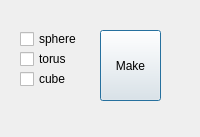
<ui version="4.0" >
 <class>Dialog</class>
 <widget class="QDialog" name="Dialog" >
  <property name="geometry" >
   <rect>
    <x>0</x>
    <y>0</y>
    <width>200</width>
    <height>137</height>
   </rect>
  </property>
  <property name="windowTitle" >
   <string>Dialog</string>
  </property>
  <widget class="QPushButton" name="clickMake" >
   <property name="geometry" >
    <rect>
     <x>100</x>
     <y>30</y>
     <width>61</width>
     <height>71</height>
    </rect>
   </property>
   <property name="toolTip" >
    <string>&lt;html>&lt;head>&lt;meta name="qrichtext" content="1" />&lt;style type="text/css">
p, li { white-space: pre-wrap; }
&lt;/style>&lt;/head>&lt;body style=" font-family:'MS Shell Dlg 2'; font-size:8.25pt; font-weight:400; font-style:normal; text-decoration:none;">
&lt;p style=" margin-top:0px; margin-bottom:0px; margin-left:0px; margin-right:0px; -qt-block-indent:0; text-indent:0px;">Choose your objects and push the Make button.&lt;/p>&lt;/body>&lt;/html></string>
   </property>
   <property name="text" >
    <string>Make</string>
   </property>
  </widget>
  <widget class="QCheckBox" name="checkSphere" >
   <property name="geometry" >
    <rect>
     <x>20</x>
     <y>30</y>
     <width>71</width>
     <height>18</height>
    </rect>
   </property>
   <property name="toolTip" >
    <string>&lt;html>&lt;head>&lt;meta name="qrichtext" content="1" />&lt;style type="text/css">
p, li { white-space: pre-wrap; }
&lt;/style>&lt;/head>&lt;body style=" font-family:'MS Shell Dlg 2'; font-size:8.25pt; font-weight:400; font-style:normal; text-decoration:none;">
&lt;p style=" margin-top:0px; margin-bottom:0px; margin-left:0px; margin-right:0px; -qt-block-indent:0; text-indent:0px;">Check to choose Sphere to Make.&lt;/p>
&lt;p style="-qt-paragraph-type:empty; margin-top:0px; margin-bottom:0px; margin-left:0px; margin-right:0px; -qt-block-indent:0; text-indent:0px;">&lt;/p>&lt;/body>&lt;/html></string>
   </property>
   <property name="text" >
    <string>sphere</string>
   </property>
  </widget>
  <widget class="QCheckBox" name="checkTorus" >
   <property name="geometry" >
    <rect>
     <x>20</x>
     <y>50</y>
     <width>71</width>
     <height>18</height>
    </rect>
   </property>
   <property name="toolTip" >
    <string>&lt;html>&lt;head>&lt;meta name="qrichtext" content="1" />&lt;style type="text/css">
p, li { white-space: pre-wrap; }
&lt;/style>&lt;/head>&lt;body style=" font-family:'MS Shell Dlg 2'; font-size:8.25pt; font-weight:400; font-style:normal; text-decoration:none;">
&lt;p style=" margin-top:0px; margin-bottom:0px; margin-left:0px; margin-right:0px; -qt-block-indent:0; text-indent:0px;">Check to choose Torus to Make.&lt;/p>
&lt;p style="-qt-paragraph-type:empty; margin-top:0px; margin-bottom:0px; margin-left:0px; margin-right:0px; -qt-block-indent:0; text-indent:0px;">&lt;/p>&lt;/body>&lt;/html></string>
   </property>
   <property name="text" >
    <string>torus</string>
   </property>
  </widget>
  <widget class="QCheckBox" name="checkCube" >
   <property name="geometry" >
    <rect>
     <x>20</x>
     <y>70</y>
     <width>71</width>
     <height>18</height>
    </rect>
   </property>
   <property name="toolTip" >
    <string>&lt;html>&lt;head>&lt;meta name="qrichtext" content="1" />&lt;style type="text/css">
p, li { white-space: pre-wrap; }
&lt;/style>&lt;/head>&lt;body style=" font-family:'MS Shell Dlg 2'; font-size:8.25pt; font-weight:400; font-style:normal; text-decoration:none;">
&lt;p style=" margin-top:0px; margin-bottom:0px; margin-left:0px; margin-right:0px; -qt-block-indent:0; text-indent:0px;">Check to choose Cube to Make.&lt;/p>
&lt;p style="-qt-paragraph-type:empty; margin-top:0px; margin-bottom:0px; margin-left:0px; margin-right:0px; -qt-block-indent:0; text-indent:0px;">&lt;/p>&lt;/body>&lt;/html></string>
   </property>
   <property name="text" >
    <string>cube</string>
   </property>
  </widget>
 </widget>
 <resources/>
 <connections/>
</ui>
